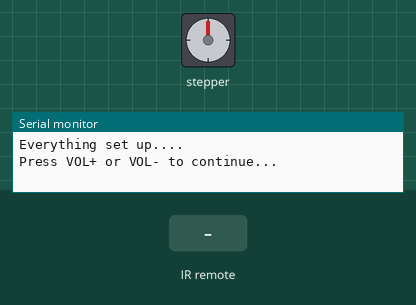
The sketch below on a simulated Arduino Uno, built with avr-gcc and run on an emulated ATmega328P. Shown: stepper motor, the last lines printed to the serial monitor. The inputs (shaded band) are chosen by the test bench. Stepper angles assume 2048 steps per turn.

Above: at 6.2 s.
6.3 s: infrared code 0xB946FF00 received
At 6.75 s:
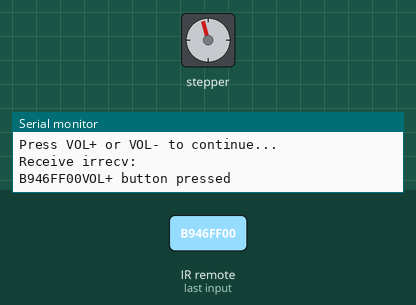
At 7.36 s:
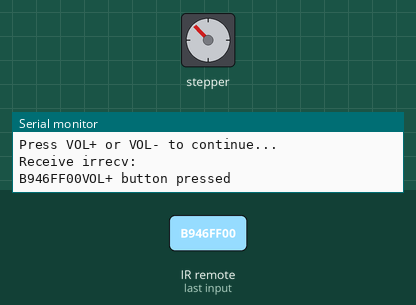
15.3 s: infrared code 0xEA15FF00 received
At 16.21 s:
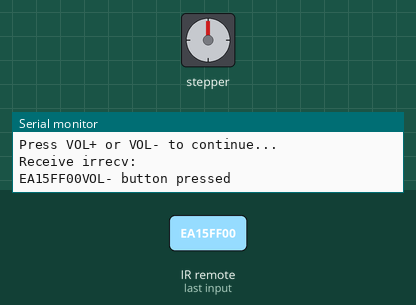
Timing chart, 0 to 24.3 s (numbered marks = the images above; inputs shaded):
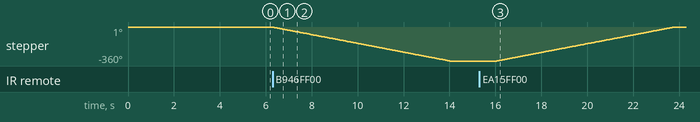

Measured:
- after the input at 6.3 s, stepper: turns 360° counter-clockwise in 7.7 s, starting at once
- after the input at 15.3 s, stepper: turns 360° clockwise in 7.7 s, starting after 0.76 s

The sketch:

with_remote.ino
```cpp
//Adapted to work with IRremote V4.5
//2026.01.04

#include "Stepper.h"
#include "IRremote.h"

/*----- Variables, Pins -----*/
#define STEPS  32   // Number of steps per revolution of Internal shaft
int  Steps2Take;  // 2048 = 1 Revolution
int IR_RECEIVE_PIN = 12; // Signal Pin of IR receiver to Arduino Digital Pin 12

/*-----( Declare objects )-----*/
// Setup of proper sequencing for Motor Driver Pins
// In1, In2, In3, In4 in the sequence 1-3-2-4

Stepper small_stepper(STEPS, 8, 10, 9, 11);
decode_results results;

uint32_t last_decodedRawData = 0;//variable uses to store the last decodedRawData

void setup()
{
  Serial.begin(115200);
  delay(5000);
  IrReceiver.begin(IR_RECEIVE_PIN, ENABLE_LED_FEEDBACK); // Start the receiver
  Serial.println("Everything set up....");
  Serial.println("Press VOL+ or VOL- to continue...");
}

void loop()
{
  if (IrReceiver.decode()) // have we received an IR signal?
  {
    Serial.println("Receive irrecv: ");
    Serial.print(IrReceiver.decodedIRData.decodedRawData, HEX); // Print "old" raw data
    // IrReceiver.printIRResultShort(&Serial); // Print complete received data in one line
    // IrReceiver.printIRSendUsage(&Serial);   // Print the statement required to send this data
    // Check if it is a repeat IR code
    if (IrReceiver.decodedIRData.flags)
    {
      //set the current decodedRawData to the last decodedRawData
      IrReceiver.decodedIRData.decodedRawData = last_decodedRawData;
    }
    switch (IrReceiver.decodedIRData.decodedRawData)
    {

      case 0xB946FF00: // VOL+ button pressed
        Serial.println("VOL+ button pressed");
        small_stepper.setSpeed(500); //Max seems to be 500
        Steps2Take  =  -2048;  // Rotate CW
        small_stepper.step(Steps2Take);
        delay(2000);
        break;

      case 0xEA15FF00: // VOL- button pressed
        Serial.println("VOL- button pressed");
        small_stepper.setSpeed(500);
        Steps2Take  =  2048;  // Rotate CCW
        small_stepper.step(Steps2Take);
        delay(2000);
        break;

    }
    //store the last decodedRawData
    last_decodedRawData = IrReceiver.decodedIRData.decodedRawData;
    Serial.println("Press VOL+ or VOL- to continue...");
    IrReceiver.resume(); // receive the next value
    digitalWrite(8, LOW);
    digitalWrite(9, LOW);
    digitalWrite(10, LOW);
    digitalWrite(11, LOW);
  }

}/* --end main loop -- */
```
